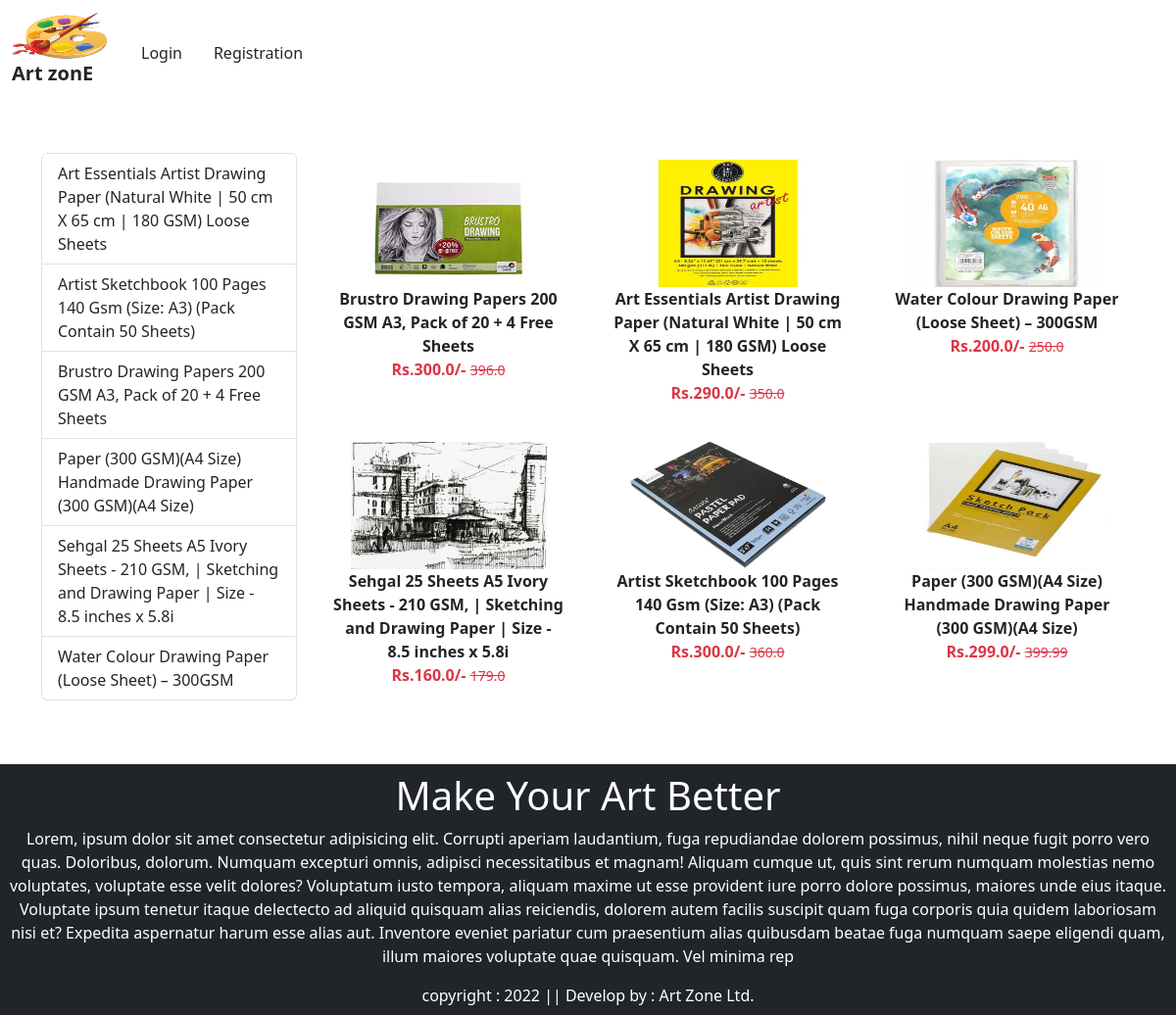
The page /category/dp on the database its author committed.
### myapp/models.py (models this page shows, shortened)
class Product(models.Model):
    title = models.CharField(max_length=100)
    selling_price = models.FloatField()
    discounted_price = models.FloatField()
    discription = models.TextField()
    composition = models.TextField(default='')
    prodapp = models.TextField(default='')
    category = models.CharField(choices=CATEGORY_CHOICES, max_length=200)
    product_image = models.ImageField(upload_to='product')

### myapp/views.py (the view)
# urls.py: path("category/<slug:val>",views.CategoryView.as_view(),name="category"),
class CategoryView(views.View):
    def get(self,request,val):
        totalitem = 0
        wishlist = 0
        if request.user.is_authenticated:
            totalitem = len(Cart.objects.filter(user=request.user))
            wishitem = len(Wishlist.objects.filter(user=request.user))
        product = Product.objects.filter(category=val)
        title = Product.objects.filter(category=val).values('title').annotate(total=Count('title'))
        return render(request,"app/category.html",locals())

### myapp/templates/app/category.html (shortened to what this page needs)
{% extends 'app/base.html' %}
{% load static %}
{% block main-content %}
    <div class="container my-5">
        <div class="row">
            <div class="col-sm-3">
                <div class="list-group" >
                {% for val in title %}
                    <a href="{% url 'category-title' val.title %}" class="list-group-item
                    list-group-item-action" aria-current="true">{{val.title}}</a>
                {% endfor %}
                </div>
            </div>
            <div class="col-sm-9">
                <div class="row" >
                    {% for prod in product %}
                        <div class="col text-center mb-4 " >
                            <a href="{% url 'product-detail' prod.id %}" class="btn">
                            <div>
                            <img src="{{prod.product_image.url}}" width="200px" height="130px" />
                            <div class="fw-bold">{{prod.title}}</div>
                            <div class="fw-bold text-danger ">
                                Rs.{{prod.discounted_price}}/-
                                <small class="fw-light text-decoration-line-through">{{prod.selling_price}}</small>
                            </div>
                        </div>
                        </a>
                    </div>
                    {% endfor %}
                </div>
            </div>
        </div>
    </div>
{% endblock main-content %}

### myapp/templates/app/base.html (shortened to what this page needs)
<!DOCTYPE html>
{% load static %}
<html lang="en">
<head>
    <link href="https://cdn.jsdelivr.net/npm/bootstrap@5.3.0-alpha3/dist/css/bootstrap.min.css" rel="stylesheet">
    <link rel="stylesheet" href="https://cdn.jsdelivr.net/npm/bootstrap-icons@1.10.4/font/bootstrap-icons.css">
    <link rel="stylesheet" href="{% static 'app/css/owl.carousel.min.css' %}">
    <link rel="stylesheet" href="{% static 'app/css/all.min.css' %}">
    <link rel="stylesheet" href="{% static 'app/css/style.css' %}">
</head>
<body >
    <nav class="navbar navbar-expand-lg navbar-primary   sticky-top" id="navbar">
        <div class="container-fluid ">
          <a class="navbar-brand" href="/">
              <img src="{% static "app/images/logo3.png" %}" width="100" height="50" />
              <h5 class="logo_text text-dark fw-bold" id="logo">Art zonE</h5>
          </a>
          <div class="collapse navbar-collapse justify-content-center" id="navbarSupportedContent">
            <ul class="navbar-nav me-auto mb-2 mb-lg-0">
              {% if request.user.is_authenticated %}
              <li class="nav-item">
                <a class="nav-link active text-dark fw-bold mx-2" aria-current="page" href="/" id="nav-link">HOME</a>
              </li>
              <li class="nav-item dropdown">
                <a class="nav-link  dropdown-toggle text-dark fw-bold mx-2" href="#" role="button" data-bs-toggle="dropdown" aria-expanded="false" id="nav-link">
                  PRODUCTS
                </a>
                <ul class="dropdown-menu" id="dropdown-menu" >
                  <li><a class="dropdown-item " href="{% url 'category' 'dp' %}"  >Drawing Paper</a></li>
                  <li><a class="dropdown-item " href="{% url 'category' 'sb' %}" >Sketch Book</a></li>
                  <li><a class="dropdown-item " href="{% url 'category' 'ar' %}" >Acrylic</a></li>
                  <li><a class="dropdown-item " href="{% url 'category' 'wc' %}" >Water Colour</a></li>
                  <li><a class="dropdown-item " href="{% url 'category' 'pb' %}" >Painting Brush</a></li>
                  <li><a class="dropdown-item " href="{% url 'category' 'pp' %}" >Paint Palette</a></li>
                  <li><a class="dropdown-item " href="{% url 'category' 'cb' %}" >Canvas Board</a></li>
                  <li><a class="dropdown-item " href="{% url 'category' 'cr' %}" >Canvas Roll</a></li>
                  <li><a class="dropdown-item " href="{% url 'category' 'pk' %}" >Painting Knife</a></li>
                  <li><a class="dropdown-item " href="{% url 'category' 'gh' %}" >Graphite Powder</a></li>
                  <li><a class="dropdown-item " href="{% url 'category' 'pe' %}" >Graphite Pencil</a></li>
                </ul>
              </li>
              <li class="nav-item ">
                <a class="nav-link text-dark fw-bold mx-2" href="{% url 'contact' %}" id="nav-link">CONTACT US</a>
              </li>
              <li class="nav-item">
                <a class="nav-link text-dark fw-bold mx-2" href="{% url 'about' %}" id="nav-link">ABOUT US</a>
              </li>
            </ul>
            <form class="d-flex ms-auto " role="search" action="/search">
              <input class="form-control me-2 " type="search" placeholder="Search" aria-label="Search" name="search">
              <button class="btn btn-outline-danger" type="submit"><i class="bi bi-search"></i></button>
            </form>
          <ul class="navbar-nav ms-auto mb-2 mb-lg-0">
            <li class="nav-item dropdown mx-2" >
              <a class="nav-link dropdown-toggle text-dark fw-bold " href="#"
              id="nav-link" role="button" data-bs-toggle="dropdown" aria-expanded="false" >Settings</a>
                <ul class="dropdown-menu" aria-labelledby="profileDropdown">
                  <li><a class="dropdown-item text-dark" href="{% url 'profile' %}" >Profile</a></li>
                  <li><a class="dropdown-item text-dark" href="{% url 'orders' %}" >Orders</a></li>
                  <li><a class="dropdown-item text-dark" href="{% url 'passwordchange' %}" id="card">Change Password</a></li>
                  <li><a class="dropdown-item text-danger" href="{% url 'logout' %}" >Logout</a></li>
                </ul>
            </li>
            <li class="nav-item mx-2" ></a>
            </li>
              <a href="{% url 'showcart' %}" class="nav-link text-white"><span class="badge bg-danger">{% if totalitem > 0 %} {{totalitem}} {% endif %}</span><i class="bi bi-cart " style="font-size:24px; color: black;"></i></a>
            <li class="nav-item mx-2">
              <a href="{% url 'showwishlist' %}" class="nav-link text-white"><span class="badge bg-danger">{% if wishitem > 0 %} {{wishitem}} {% endif %}</span><i class="fa fa-heart fa-lg mt-2" style="font-size:24px; color: rgb(236, 8, 8);" ></i></a>
            </li>
            {% else %}
            <li class="nav-item mx-2">
              <a href="{% url 'login' %}" class="nav-link text-dark">Login</a>
            </li>
            <li class="nav-item mx-2">
              <a href="{% url 'customerregistration' %}" class="nav-link text-dark">Registration</a>
            </li>
            {% endif %}
          </ul>
          </div>
        </div>
      </nav>
      {% block main-content %}{% endblock main-content %}
      <footer class="container-fluid  bg-dark text-center p-2 mt-5 text-white" >
        <h1>Make Your Art Better</h1>
<p>Lorem, ipsum dolor sit amet consectetur adipisicing elit. Corrupti aperiam laudantium, fuga repudiandae dolorem possimus, nihil neque fugit porro vero quas. Doloribus, dolorum. Numquam excepturi omnis, adipisci necessitatibus et magnam!
Aliquam cumque ut, quis sint rerum numquam molestias nemo voluptates, voluptate esse velit dolores? Voluptatum iusto tempora, aliquam maxime ut esse provident iure porro dolore possimus, maiores unde eius itaque.
Voluptate ipsum tenetur itaque delectecto ad aliquid quisquam alias reiciendis, dolorem autem facilis suscipit quam fuga corporis quia quidem laboriosam nisi et? Expedita aspernatur harum esse alias aut.
Inventore eveniet pariatur cum praesentium alias quibusdam beatae fuga numquam saepe eligendi quam, illum maiores voluptate quae quisquam. Vel minima rep</p>
        copyright : 2022 || Develop by : Art Zone Ltd.
      </footer>
</body>
</html>

### myapp/templates/app/base.html (style rules this page uses)
#navbar { background-color:white; }
html { scroll-behavior: smooth; }

### rows shown on the page
Product: product_image (picture), title "Brustro Drawing Papers 200 GSM A3, Pack of 20 + 4 Free Sheets", discounted_price "300.0", selling_price "396.0"
Product: product_image (picture), title "Art Essentials Artist Drawing Paper (Natural White | 50 cm X 65 cm | 180 GSM) Loose Sheets", discounted_price "290.0", selling_price "350.0"
Product: product_image (picture), title "Water Colour Drawing Paper (Loose Sheet) – 300GSM", discounted_price "200.0", selling_price "250.0"
Product: product_image (picture), title "Sehgal 25 Sheets A5 Ivory Sheets - 210 GSM, | Sketching and Drawing Paper | Size - 8.5 inches x 5.8i", discounted_price "160.0", selling_price "179.0"
Product: product_image (picture), title "Artist Sketchbook 100 Pages 140 Gsm (Size: A3) (Pack Contain 50 Sheets)", discounted_price "300.0", selling_price "360.0"
Product: product_image (picture), title "Paper (300 GSM)(A4 Size) Handmade Drawing Paper (300 GSM)(A4 Size)", discounted_price "299.0", selling_price "399.99"

### other values the page prints
{{ val.title }} "Art Essentials Artist Drawing Paper (Natural White | 50 cm X 65 cm | 180 GSM) Loose Sheets" "Artist Sketchbook 100 Pages 140 Gsm (Size: A3) (Pack Contain 50 Sheets)" "Brustro Drawing Papers 200 GSM A3, Pack of 20 + 4 Free Sheets" "Paper (300 GSM)(A4 Size) Handmade Drawing Paper (300 GSM)(A4 Size)" "Sehgal 25 Sheets A5 Ivory Sheets - 210 GSM, | Sketching and Drawing Paper | Size - 8.5 inches x 5.8i" "Water Colour Drawing Paper (Loose Sheet) – 300GSM"
